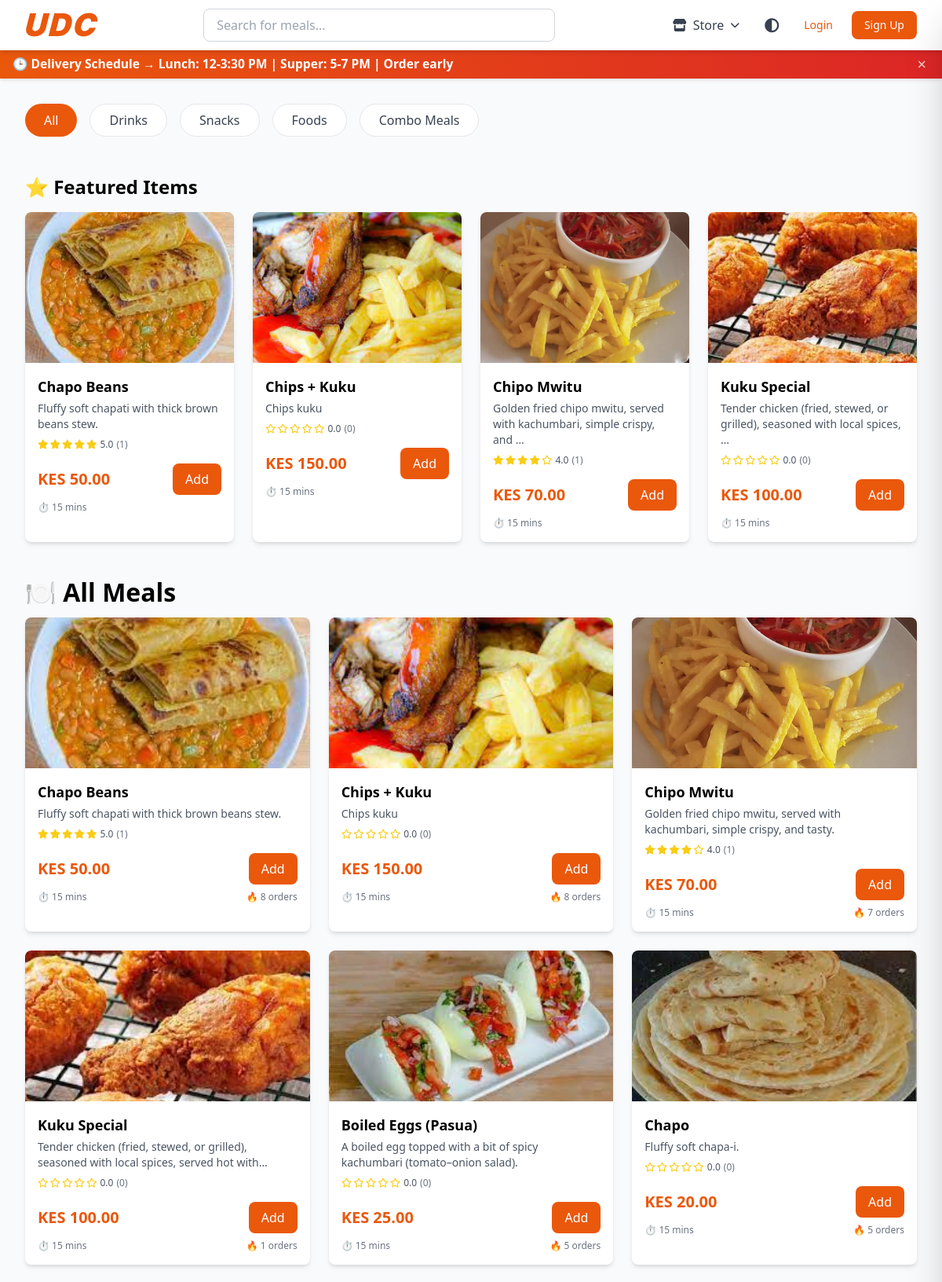
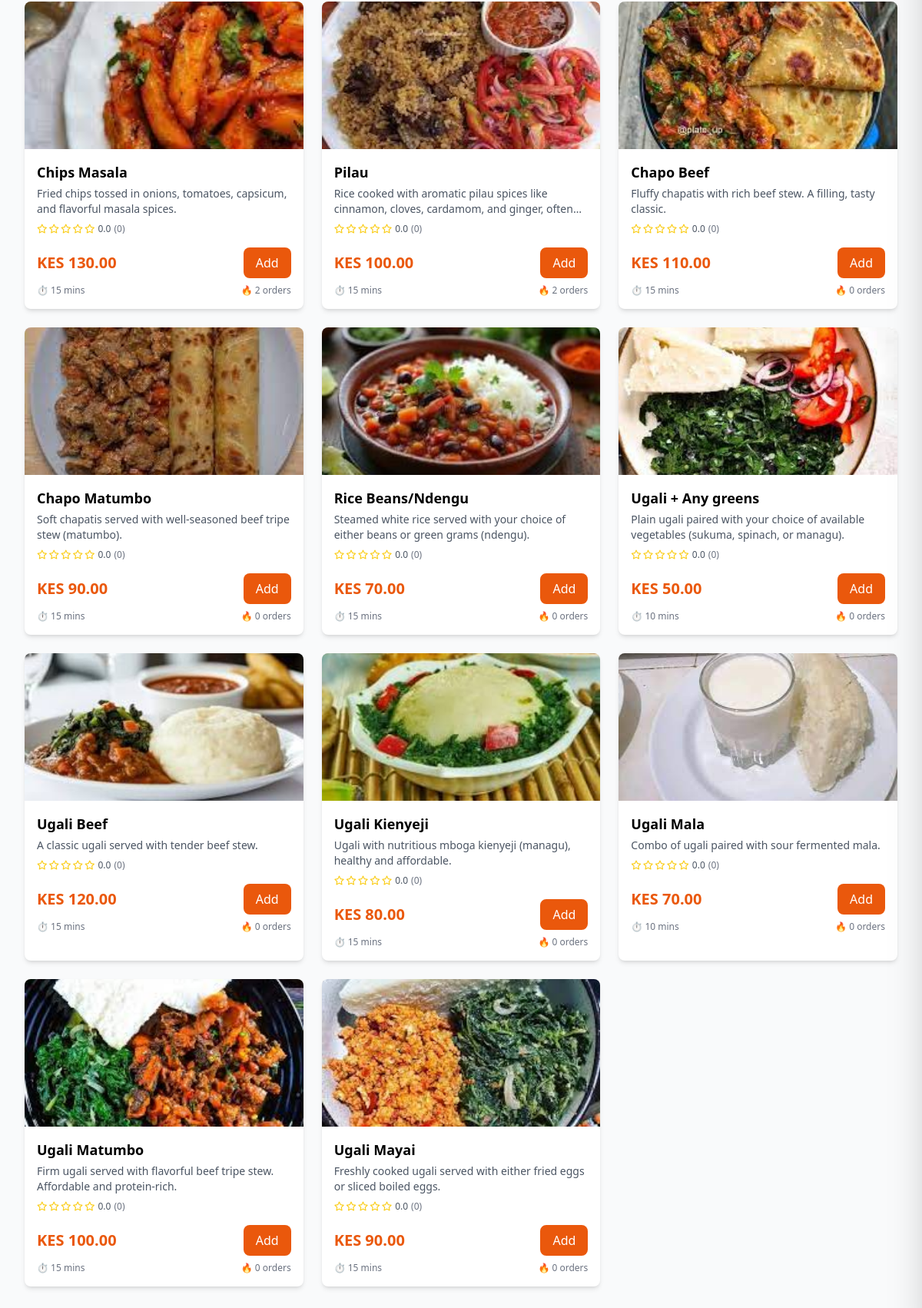
The page / on the database its author committed (2 pictures, top to bottom).
### urbanfoods/models.py (models this page shows, shortened)
class FoodCategory(models.Model):
    STORE_CHOICES = [
        ('food', 'Food Store'),
        ('liquor', 'Liquor Store'),
        ('grocery', 'Grocery Shop'),
    ]
    name = models.CharField(max_length=50, unique=True)
    description = models.TextField(blank=True)
    icon = models.CharField(max_length=50, blank=True)  # emoji or icon class
    order = models.IntegerField(default=0)  # for sorting
    store_type = models.CharField(max_length=10, choices=STORE_CHOICES, default='food')
    class Meta:
        verbose_name_plural = "Food Categories"
        ordering = ['order', 'name']

class FoodItem(models.Model):
    STORE_CHOICES = [
        ('food', 'Food Store'),
        ('liquor', 'Liquor Store'),
        ('grocery', 'Grocery Shop'),
    ]
    name = models.CharField(max_length=100)
    description = models.TextField()
    category = models.ForeignKey(FoodCategory, on_delete=models.CASCADE, related_name='items')
    price = models.DecimalField(max_digits=10, decimal_places=2, validators=[MinValueValidator(0)])
    image = models.ImageField(upload_to='food_images/')
    prep_time = models.IntegerField(help_text="Preparation time in minutes", default=15)
    is_available = models.BooleanField(default=True)
    is_featured = models.BooleanField(default=False)
    is_meal_of_day = models.BooleanField(default=False)
    times_ordered = models.IntegerField(default=0)  # for popularity tracking
    store_type = models.CharField(max_length=10, choices=STORE_CHOICES, default='food')
    bottle_size = models.CharField(max_length=20, blank=True, help_text="For liquor items (e.g., 250ml, 500ml, 750ml)")
    created_at = models.DateTimeField(auto_now_add=True)
    updated_at = models.DateTimeField(auto_now=True)
    @property
    def is_liquor(self):
        return self.store_type == 'liquor'
    @property
    def average_rating(self):
        reviews = self.reviews.all()
        if reviews.exists():
            return round(sum(review.rating for review in reviews) / reviews.count(), 1)
        return 0
    @property
    def review_count(self):
        return self.reviews.count()
    class Meta:
        ordering = ['-is_featured', '-times_ordered', 'name']

class FoodReview(models.Model):
    user = models.ForeignKey(User, on_delete=models.CASCADE)
    food_item = models.ForeignKey(FoodItem, on_delete=models.CASCADE, related_name='reviews')
    order = models.ForeignKey(Order, on_delete=models.CASCADE)
    rating = models.IntegerField(validators=[MinValueValidator(1), MaxValueValidator(5)])
    comment = models.TextField(blank=True)
    created_at = models.DateTimeField(auto_now_add=True)
    class Meta:
        unique_together = ['user', 'food_item', 'order']
        ordering = ['-created_at']

### urbanfoods/views.py (the view)
# urls.py: path('', views.homepage, name='homepage'),
def homepage(request):
    store_type = request.session.get('store_type', 'food')
    categories = FoodCategory.objects.filter(store_type=store_type)
    category_id = request.GET.get('category')
    search_query = request.GET.get('q')
    food_items = FoodItem.objects.filter(is_available=True, store_type=store_type)
    if category_id:
        food_items = food_items.filter(category_id=category_id)
    if search_query:
        food_items = food_items.filter(
            Q(name__icontains=search_query) |
            Q(description__icontains=search_query)
        )
    meal_of_day = FoodItem.objects.filter(is_meal_of_day=True, is_available=True, store_type=store_type).first()
    featured_items_queryset = FoodItem.objects.filter(is_featured=True, is_available=True, store_type=store_type)[:4]
    featured_items = list(featured_items_queryset) if featured_items_queryset else []
    popular_items = FoodItem.objects.filter(is_available=True, store_type=store_type).order_by('-times_ordered')[:6]
    cart_count = 0
    if request.user.is_authenticated:
        cart, _ = Cart.objects.get_or_create(user=request.user)
        cart_count = cart.item_count
    context = {
        'categories': categories,
        'food_items': food_items,
        'meal_of_day': meal_of_day,
        'featured_items': featured_items,
        'popular_items': popular_items,
        'cart_count': cart_count,
        'selected_category': category_id,
        'search_query': search_query,
        'store_type': store_type,
    }
    return render(request, 'homepage.html', context)

### urbanfoods/templates/homepage.html (shortened to what this page needs)
{% load static %}
{% load rating_tags %}
<!DOCTYPE html>
<html lang="en">
<head>
    <script src="https://cdn.tailwindcss.com"></script>
    <link rel="stylesheet" href="https://cdnjs.cloudflare.com/ajax/libs/font-awesome/6.4.0/css/all.min.css">
    <link rel="stylesheet" href="{% static 'styles.css' %}">
</head>
<body class="bg-gray-50" data-store-type="{{ store_type }}">
    <nav class="bg-white shadow-md sticky top-0 z-40">
        <div class="max-w-7xl mx-auto px-4 sm:px-6 lg:px-8">
            <div class="flex justify-between items-center h-16">
                <div class="flex flex-col items-start">
                    <a href="/" style="text-decoration: none;">
                        <h1 class="brand-logo">UDC</h1>
                    </a>
                </div>
                <div class="hidden md:flex flex-1 max-w-md mx-8">
                    <input
                        type="text"
                        id="searchInput"
                        placeholder="{% if store_type == 'liquor' %}Search for drinks...{% elif store_type == 'grocery' %}Search for groceries...{% else %}Search for meals...{% endif %}"
                        class="w-full px-4 py-2 border border-gray-300 rounded-lg focus:outline-none focus:ring-2 focus:ring-orange-500"
                    >
                </div>
                <div class="flex items-center gap-2">
                    <div class="relative">
                        <button onclick="toggleStoreDropdown()" class="flex items-center gap-2 px-4 py-2 text-gray-700 hover:text-orange-600 rounded-lg hover:bg-gray-100 switch-store-btn">
                            <i class="fas fa-store"></i>
                            <span class="hidden sm:inline">Store</span>
                            <i id="storeDropdownIcon" class="fas fa-chevron-down text-xs"></i>
                        </button>
                    </div>
                    <div class="relative">
                        <button onclick="toggleThemeMenu()" class="text-gray-700 hover:text-orange-600 p-2 rounded-lg hover:bg-gray-100">
                            <i id="themeIcon" class="fas fa-sun text-lg"></i>
                        </button>
                    </div>
                    {% if user.is_authenticated %}
                        <a href="/orders/" class="hidden sm:block text-gray-700 hover:text-orange-600 text-sm">My Orders</a>
                        <button onclick="toggleCart()" class="relative">
                            <svg class="w-6 h-6 sm:w-8 sm:h-8 text-gray-700 hover:text-orange-600" fill="none" stroke="currentColor" viewBox="0 0 24 24">
                                <path stroke-linecap="round" stroke-linejoin="round" stroke-width="2" d="M3 3h2l.4 2M7 13h10l4-8H5.4M7 13L5.4 5M7 13l-2.293 2.293c-.63.63-.184 1.707.707 1.707H17m0 0a2 2 0 100 4 2 2 0 000-4zm-8 2a2 2 0 11-4 0 2 2 0 014 0z"></path>
                            </svg>
                            <span id="cartBadge" class="absolute -top-2 -right-2 bg-orange-600 text-white text-xs rounded-full w-5 h-5 flex items-center justify-center">0</span>
                        </button>
                        <a href="/profile/" class="text-gray-700 hover:text-orange-600">
                            <svg class="w-6 h-6 sm:w-8 sm:h-8" fill="none" stroke="currentColor" viewBox="0 0 24 24">
                                <path stroke-linecap="round" stroke-linejoin="round" stroke-width="2" d="M16 7a4 4 0 11-8 0 4 4 0 018 0zM12 14a7 7 0 00-7 7h14a7 7 0 00-7-7z"></path>
                            </svg>
                        </a>
                    {% else %}
                        <a href="/login/" class="px-2 py-1 sm:px-4 sm:py-2 text-orange-600 hover:text-orange-700 text-sm whitespace-nowrap">Login</a>
                        <a href="/signup/" class="px-2 py-1 sm:px-4 sm:py-2 bg-orange-600 text-white rounded-lg hover:bg-orange-700 text-sm whitespace-nowrap">Sign Up</a>
                    {% endif %}
                </div>
            </div>
        </div>
    </nav>
    {% if store_type == 'food' %}
    <div id="delivery-banner" class="delivery-banner">
        <div class="banner-content">
            <span class="banner-text">🕒 Delivery Schedule → Lunch: 12-3:30 PM | Supper: 5-7 PM | Order early</span>
            <button class="banner-close" onclick="dismissBanner()">&times;</button>
        </div>
    </div>
    {% endif %}
    <div class="max-w-7xl mx-auto px-4 sm:px-6 lg:px-8 py-8">
        <div class="mb-8">
            <div class="flex gap-4 overflow-x-auto pb-4">
                <button data-category="all" class="category-btn px-6 py-2 bg-orange-600 text-white rounded-full whitespace-nowrap hover:bg-orange-700">
                    All
                </button>
                {% for category in categories %}
                <button data-category="{{ category.id }}" data-name="{{ category.name }}" class="category-btn px-6 py-2 bg-white text-gray-700 rounded-full whitespace-nowrap hover:bg-orange-50 border border-gray-200">
                    {{ category.icon }} {{ category.name }}
                </button>
                {% endfor %}
            </div>
        </div>
        {% if featured_items %}
        <div class="mb-12">
            <h2 class="text-2xl font-bold mb-4">⭐ {% if store_type == 'liquor' %}Featured Drinks{% elif store_type == 'grocery' %}Featured Groceries{% else %}Featured Items{% endif %}</h2>
            <div class="grid grid-cols-2 md:grid-cols-2 lg:grid-cols-4 gap-4 md:gap-6">
                {% for item in featured_items %}
                <div class="bg-white rounded-lg shadow-md overflow-hidden hover:shadow-lg transition">
                    <img src="{{ item.image.url }}" alt="{{ item.name }}" class="w-full h-48 object-cover">
                    <div class="p-4">
                        <div class="flex items-start justify-between mb-1">
                            <h3 class="font-bold text-lg">{{ item.name }}</h3>
                        </div>
                        <p class="text-gray-600 text-sm mt-1">{{ item.description|truncatewords:10 }}</p>
                        <div class="rating-section flex items-center gap-1 mt-2 flex-wrap">
                            <div class="stars-container flex items-center gap-0.5">
                                {% for star_type in item.average_rating|star_rating %}
                                    {% if star_type == 'full' %}
                                        <i class="fas fa-star text-yellow-400 text-xs"></i>
                                    {% elif star_type == 'half' %}
                                        <i class="fas fa-star-half-alt text-yellow-400 text-xs"></i>
                                    {% else %}
                                        <i class="far fa-star text-yellow-400 text-xs"></i>
                                    {% endif %}
                                {% endfor %}
                            </div>
                            <span class="rating-value text-xs text-gray-600 font-medium">{{ item.average_rating|floatformat:1 }}</span>
                            <span class="review-count text-xs text-gray-500">({{ item.review_count }})</span>
                        </div>
                        <div class="flex items-center justify-between mt-4">
                            <span class="text-orange-600 font-bold text-xl">KES {{ item.price }}</span>
                            <button onclick="addToCart({{ item.id }}, 1)" class="bg-orange-600 text-white px-4 py-2 rounded-lg hover:bg-orange-700">
                                Add
                            </button>
                        </div>
                        <p class="text-gray-500 text-xs mt-2">⏱️ {{ item.prep_time }} mins</p>
                    </div>
                </div>
                {% endfor %}
            </div>
        </div>
        {% endif %}
        <div class="mb-8">
            <h2 id="allItemsHeading" class="text-2xl font-bold mb-4" style="font-weight: 800; font-size: 2rem;">{% if store_type == 'liquor' %} All Drinks{% elif store_type == 'grocery' %} All Groceries{% else %}🍽️ All Meals{% endif %}</h2>
            {% if food_items %}
            <div id="foodGrid" class="grid grid-cols-2 md:grid-cols-2 lg:grid-cols-3 xl:grid-cols-4 gap-4 md:gap-6">
                {% for item in food_items %}
                <div class="food-item bg-white rounded-lg shadow-md overflow-hidden hover:shadow-lg transition" data-category="{{ item.category.id }}">
                    <div class="relative">
                        <img src="{{ item.image.url }}" alt="{{ item.name }}" class="w-full h-48 object-cover">
                    </div>
                    <div class="p-4">
                        <div class="flex items-start justify-between mb-1">
                            <h3 class="font-bold text-lg">{{ item.name }}</h3>
                        </div>
                        <p class="text-gray-600 text-sm mt-1 line-clamp-2">{{ item.description }}</p>
                        <div class="rating-section flex items-center gap-1 mt-2 flex-wrap">
                            <div class="stars-container flex items-center gap-0.5">
                                {% for star_type in item.average_rating|star_rating %}
                                    {% if star_type == 'full' %}
                                        <i class="fas fa-star text-yellow-400 text-xs"></i>
                                    {% elif star_type == 'half' %}
                                        <i class="fas fa-star-half-alt text-yellow-400 text-xs"></i>
                                    {% else %}
                                        <i class="far fa-star text-yellow-400 text-xs"></i>
                                    {% endif %}
                                {% endfor %}
                            </div>
                            <span class="rating-value text-xs text-gray-600 font-medium">{{ item.average_rating|floatformat:1 }}</span>
                            <span class="review-count text-xs text-gray-500">({{ item.review_count }})</span>
                        </div>
                        <div class="flex items-center justify-between mt-4">
                            <span class="text-orange-600 font-bold text-xl">KES {{ item.price }}</span>
                            {% if item.is_available %}
                            <button onclick="addToCart({{ item.id }}, 1)" class="bg-orange-600 text-white px-4 py-2 rounded-lg hover:bg-orange-700">
                                Add
                            </button>
                            {% endif %}
                        </div>
                        <div class="flex items-center justify-between mt-2">
                            <span class="text-gray-500 text-xs">⏱️ {{ item.prep_time }} mins</span>
                            <span class="text-gray-500 text-xs">🔥 {{ item.times_ordered }} orders</span>
                        </div>
                    </div>
                </div>
                {% endfor %}
            </div>
            {% endif %}
        </div>
    </div>
</body>
</html>

### rows shown on the page
FoodCategory: name "Drinks"
FoodCategory: name "Snacks"
FoodCategory: name "Foods"
FoodCategory: name "Combo Meals"
FoodItem: image (picture), name "Chapo Beans", description "Fluffy soft chapati with thick brown beans stew.", average_rating "5.0", review_count "1", price "50.00", prep_time "15", times_ordered "8"
FoodItem: image (picture), name "Chips + Kuku", description "Chips kuku", average_rating "0.0", review_count "0", price "150.00", prep_time "15", times_ordered "8"
FoodItem: image (picture), name "Chipo Mwitu", description "Golden fried chipo mwitu, served with kachumbari, simple crispy, and …", average_rating "4.0", review_count "1", price "70.00", prep_time "15", description "Golden fried chipo mwitu, served with kachumbari, simple crispy, and tasty.", times_ordered "7"
FoodItem: image (picture), name "Kuku Special", description "Tender chicken (fried, stewed, or grilled), seasoned with local spices, …", average_rating "0.0", review_count "0", price "100.00", prep_time "15", description "Tender chicken (fried, stewed, or grilled), seasoned with local spices, served hot…", times_ordered "1"
FoodItem: image (picture), name "Boiled Eggs (Pasua)", description "A boiled egg topped with a bit of spicy kachumbari (tomato–onion salad).", average_rating "0.0", review_count "0", price "25.00", prep_time "15", times_ordered "5"
FoodItem: image (picture), name "Chapo", description "Fluffy soft chapa-i.", average_rating "0.0", review_count "0", price "20.00", prep_time "15", times_ordered "5"
FoodItem: image (picture), name "Chips Masala", description "Fried chips tossed in onions, tomatoes, capsicum, and flavorful masala spices.", average_rating "0.0", review_count "0", price "130.00", prep_time "15", times_ordered "2"
FoodItem: image (picture), name "Pilau", description "Rice cooked with aromatic pilau spices like cinnamon, cloves, cardamom, and ginger,…", average_rating "0.0", review_count "0", price "100.00", prep_time "15", times_ordered "2"
FoodItem: image (picture), name "Chapo Beef", description "Fluffy chapatis with rich beef stew. A filling, tasty classic.", average_rating "0.0", review_count "0", price "110.00", prep_time "15", times_ordered "0"
FoodItem: image (picture), name "Chapo Matumbo", description "Soft chapatis served with well-seasoned beef tripe stew (matumbo).", average_rating "0.0", review_count "0", price "90.00", prep_time "15", times_ordered "0"
FoodItem: image (picture), name "Rice Beans/Ndengu", description "Steamed white rice served with your choice of either beans or green grams (ndengu).", average_rating "0.0", review_count "0", price "70.00", prep_time "15", times_ordered "0"
FoodItem: image (picture), name "Ugali + Any greens", description "Plain ugali paired with your choice of available vegetables (sukuma, spinach, or managu).", average_rating "0.0", review_count "0", price "50.00", prep_time "10", times_ordered "0"
FoodItem: image (picture), name "Ugali Beef", description "A classic ugali served with tender beef stew.", average_rating "0.0", review_count "0", price "120.00", prep_time "15", times_ordered "0"
FoodItem: image (picture), name "Ugali Kienyeji", description "Ugali with nutritious mboga kienyeji (managu), healthy and affordable.", average_rating "0.0", review_count "0", price "80.00", prep_time "15", times_ordered "0"
FoodItem: image (picture), name "Ugali Mala", description "Combo of ugali paired with sour fermented mala.", average_rating "0.0", review_count "0", price "70.00", prep_time "10", times_ordered "0"
FoodItem: image (picture), name "Ugali Matumbo", description "Firm ugali served with flavorful beef tripe stew. Affordable and protein-rich.", average_rating "0.0", review_count "0", price "100.00", prep_time "15", times_ordered "0"
FoodItem: image (picture), name "Ugali Mayai", description "Freshly cooked ugali served with either fried eggs or sliced boiled eggs.", average_rating "0.0", review_count "0", price "90.00", prep_time "15", times_ordered "0"
